Frame 1 (no input): blank canvas, image omitted
Frame 60 (no input): blank canvas, image omitted
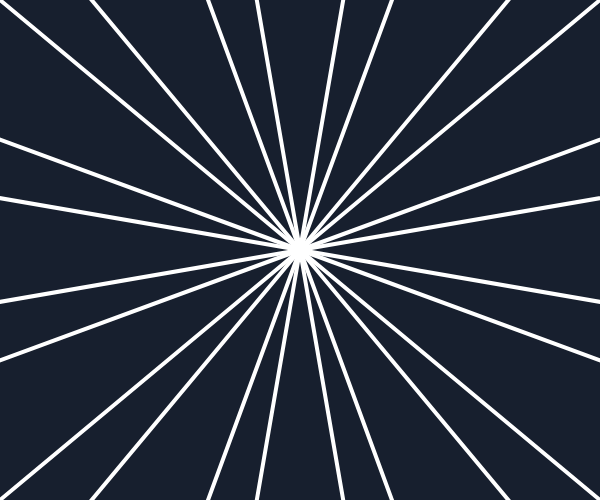
Frame 120 (the mouse pressed at the canvas centre since frame 60)

The p5.js sketch whose frames 1 and 60 were blank and that drew this single picture after the mouse press (run headless with seeded random() and noise() and a simulated clock; from frame 60 on, the mouse is pressed at the canvas centre):

// p5.js sketch
// ── sketch.js
var slider,colorPicker;
const n = 12, angle = 360/n;

function setup(){
    createCanvas(600,500);
    angleMode(DEGREES);
    background("#171f2e");

    slider = createSlider(1,10,4,0.5);
    slider.style('width', '80px');
    colorPicker = createColorPicker('white');
    
    // Code to draw reference Lines
    /*translate(width/2,height/2);
    stroke(255,0,0);
    strokeWeight(2);
    for(let i=0;i<n;i++){
        rotate(angle);
        line(0,0,width,0);
    }*/
}

function draw(){
    translate(width/2,height/2);

    let mx = mouseX - width/2;
    let my = mouseY - height/2;
    let pmx = pmouseX - width/2;
    let pmy = pmouseY - height/2;

    if(mouseIsPressed && mouseX<=600 && mouseY<=500 && mouseButton === LEFT){
        stroke(colorPicker.color());
        strokeWeight(slider.value());
        for(let i=0;i<n;i++){
            push();
            rotate(i*angle);
            line(mx, my, pmx, pmy);
            scale(-1,1);
            line(mx, my, pmx, pmy);
            pop(); 
        }
    }
}
